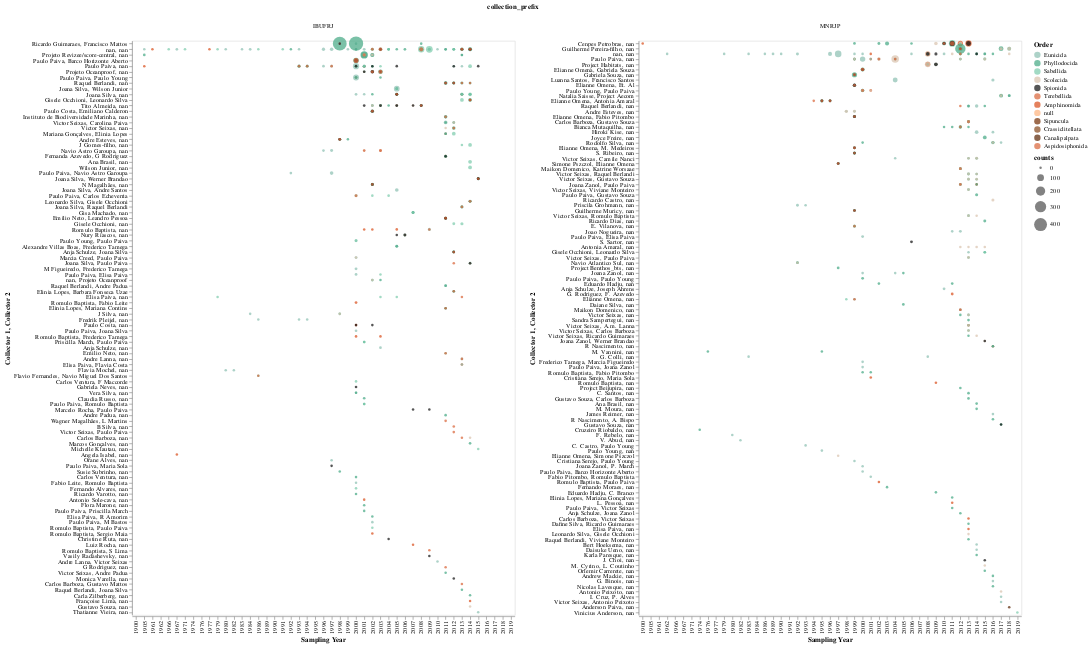

The notebook cell saved with this chart:
### Code cell
g2 = alt.Chart(teste1, width=600, height=900).mark_circle().encode(
    x= alt.X('start_year', type='ordinal', title='Sampling Year'),
    y= alt.Y('collectors', type='nominal', title='Collector 1, Collector 2', 
            sort=alt.EncodingSortField('counts', op="sum", order='descending')),
    size= alt.Size('counts', type="quantitative",scale=alt.Scale(range=[15, 500])),  # range ajusta tamanho do circulo
    color= alt.Color('order', type="nominal", title="Order", scale=alt.Scale(domain=ordens, range=cores)),
    tooltip= alt.Tooltip(['collectors', 'start_year', 'counts', 'order'])
)

# faceting
g2 = g2.facet(column='collection_prefix').resolve_scale(y='independent')

# saving chart
# g2.save('./graphs/collector/counts_per_collector-w-order-coletor1e2.html')

g2

### Figure 1 — Vega-Lite specification as saved in the notebook (floating-point values rounded to 4 significant figures; data arrays with more than 128 entries replaced by an {"elided": "..."} marker saying what was removed)
{"config": {"view": {"continuousWidth": 400, "continuousHeight": 300}}, "data": {"name": "data-8b83ce845ab138660d01b33f81a9abec"}, "facet": {"column": {"type": "nominal", "field": "collection_prefix"}}, "spec": {"mark": "circle", "encoding": {"color": {"type": "nominal", "field": "order", "scale": {"domain": ["Eunicida", "Phyllodocida", "Sabellida", "Scolecida", "Spionida", "Terebellida", "Amphinomida", NaN, "Sipuncula", "Crassiclitellata", "Canalipalpata", "Aspidosiphonida"], "range": ["#8ABFB0", "#41A681", "#7ACAAB", "#D9C2AD", "#0D0D0D", "#D96236", "#D94B18", "#FFB27C", "#732C02", "#86471B", "#592202", "#D96236"]}, "title": "Order"}, "size": {"type": "quantitative", "field": "counts", "scale": {"range": [15, 500]}}, "tooltip": [{"type": "nominal", "field": "collectors"}, {"type": "quantitative", "field": "start_year"}, {"type": "quantitative", "field": "counts"}, {"type": "nominal", "field": "order"}], "x": {"type": "ordinal", "field": "start_year", "title": "Sampling Year"}, "y": {"type": "nominal", "field": "collectors", "sort": {"field": "counts", "op": "sum", "order": "descending"}, "title": "Collector 1, Collector 2"}}, "height": 900, "width": 600}, "resolve": {"scale": {"y": "independent"}}, "$schema": "https://vega.github.io/schema/vega-lite/v4.8.1.json", "datasets": {"data-8b83ce845ab138660d01b33f81a9abec": {"elided": "733 records"}}}
